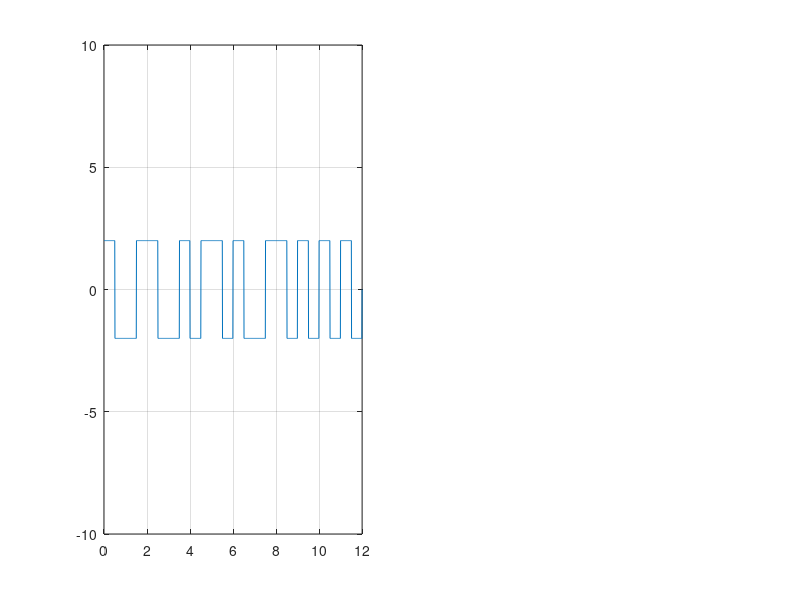

The MATLAB script that drew this image:
%Digital signal....
%Polar Manchester
%If bit == 1 then y(from:mid) = +amplitude; y(mid+1:to) = -amplitude
%If bit == 0 then y(from:mid) = -amplitude; y(mid+1:to) = +amplitude

clear all;
clc;
bit = [1, 0, 1, 0, 0, 1, 1, 0, 1, 1, 1, 1];

v = 2;

fs = 100;
bit_duration = 1; % bitrate = 1/bitduration
T = length(bit) * bit_duration; % len/bitrate.
t = 0:1/fs:T;

x_digital = zeros(1, length(t));

%encoding
for i = 1:length(bit)
    from = (i-1)*fs*bit_duration+1;
    to = i*fs*bit_duration;
    mid = round((from+to)/2);
    
    if bit(i) == 1
        x_digital(from : mid) = v;
        x_digital(mid+1 : to) = -v;
    else
        x_digital(from : mid) = -v;
        x_digital(mid+1 : to) = v;
    end
end

subplot(1,2,1);
plot(t, x_digital);
xlim([0, T]);
ylim([-10, 10]);
grid on;

%decoding
data = zeros(1, length(bit));
for i=1:length(bit)
    from = (i-1)*fs*bit_duration+1;
    to = i*fs*bit_duration;
    mid = round((from+to)/2);
    
    if(x_digital(from : mid) == v)
        data(i) = 1;
    else
        data(i) = 0;
    end
end

disp(data)